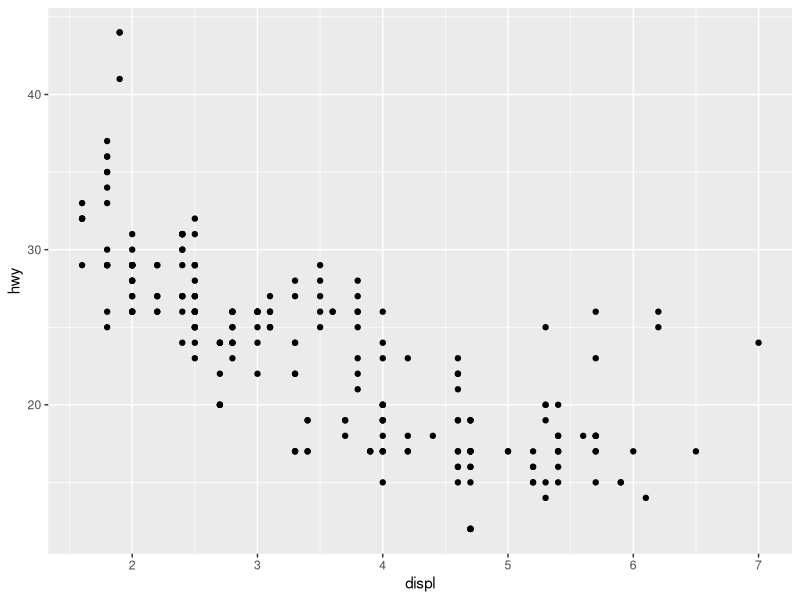
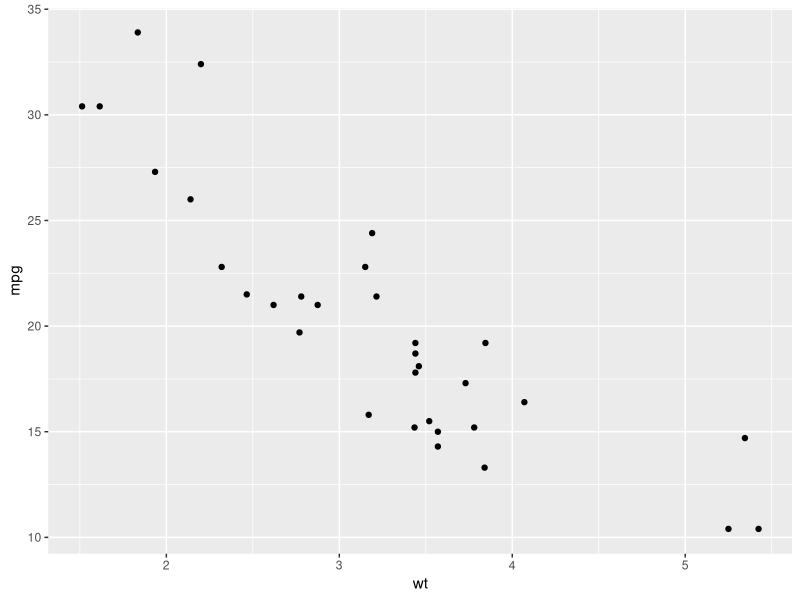
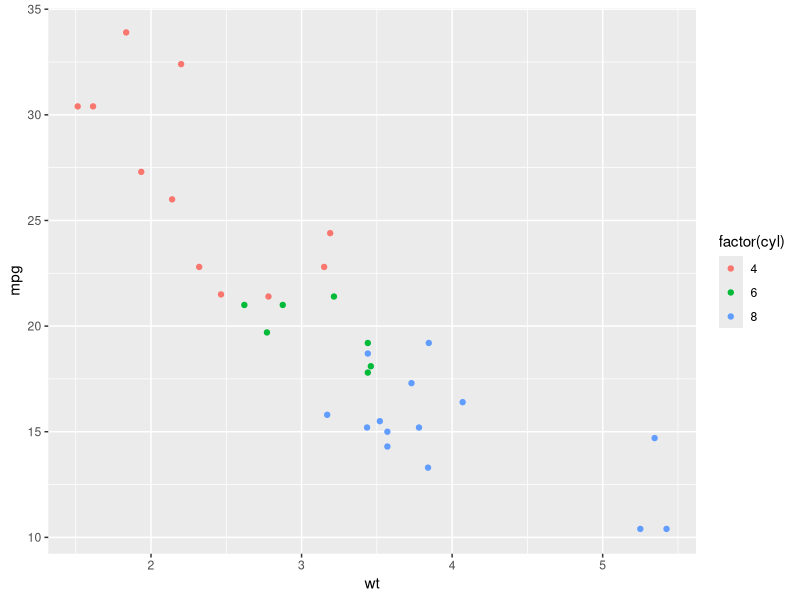
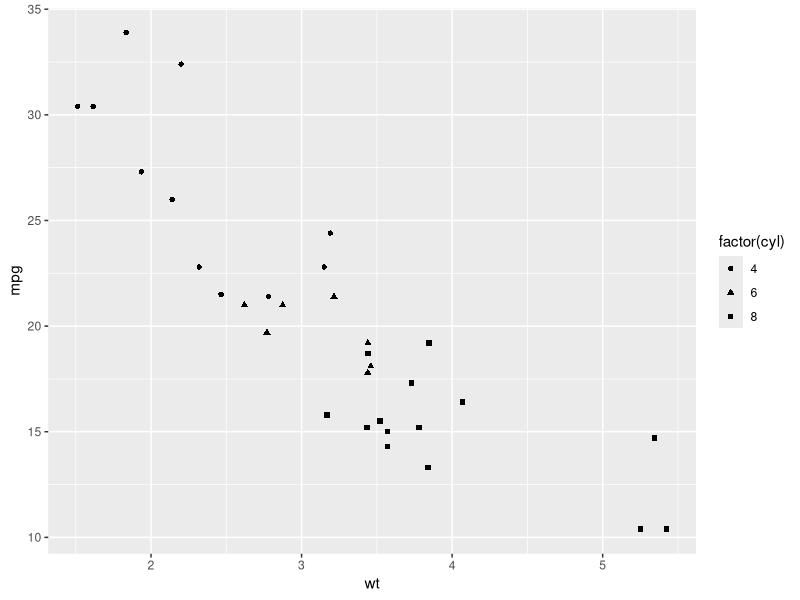
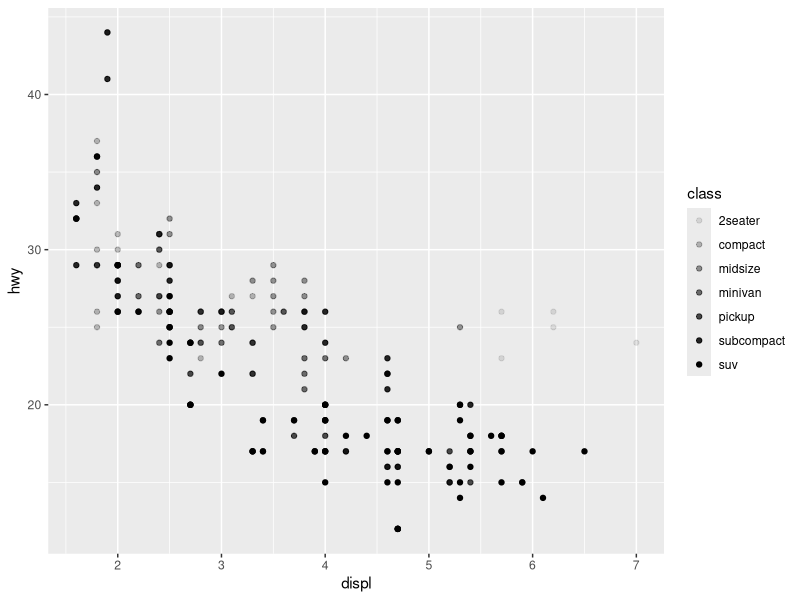
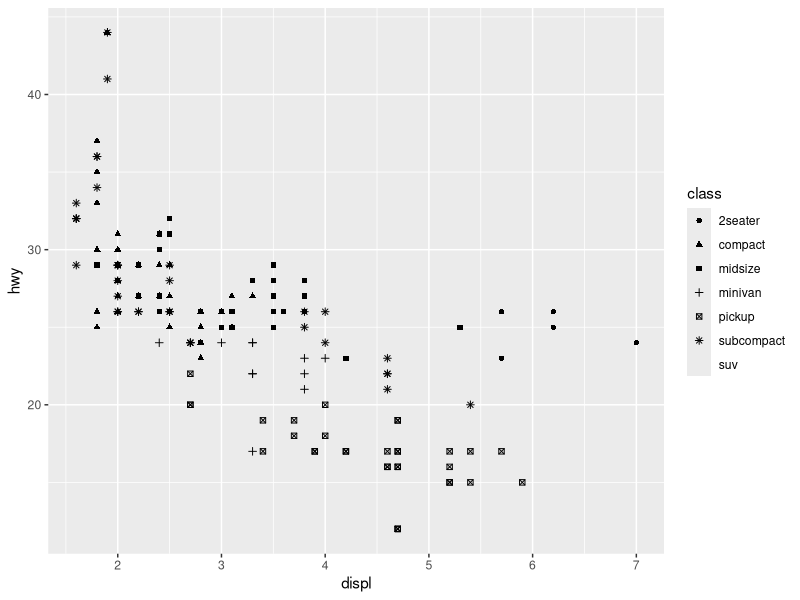
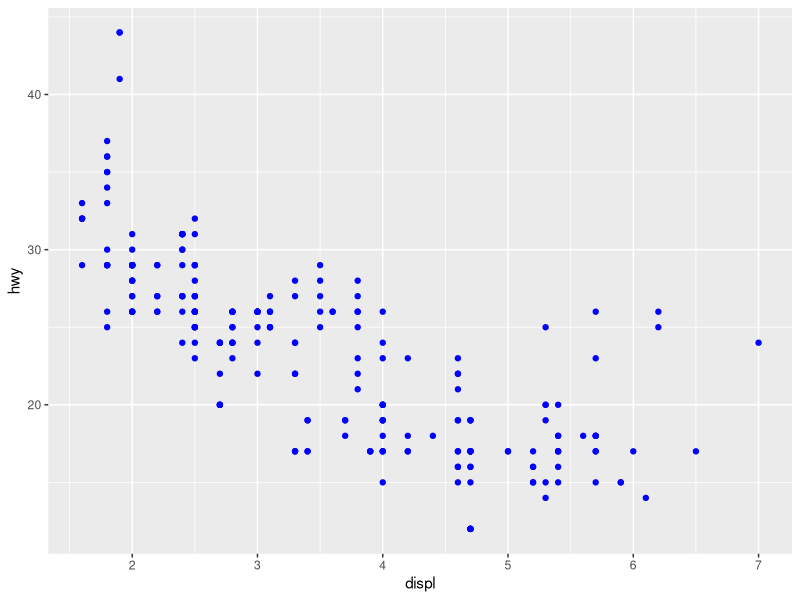
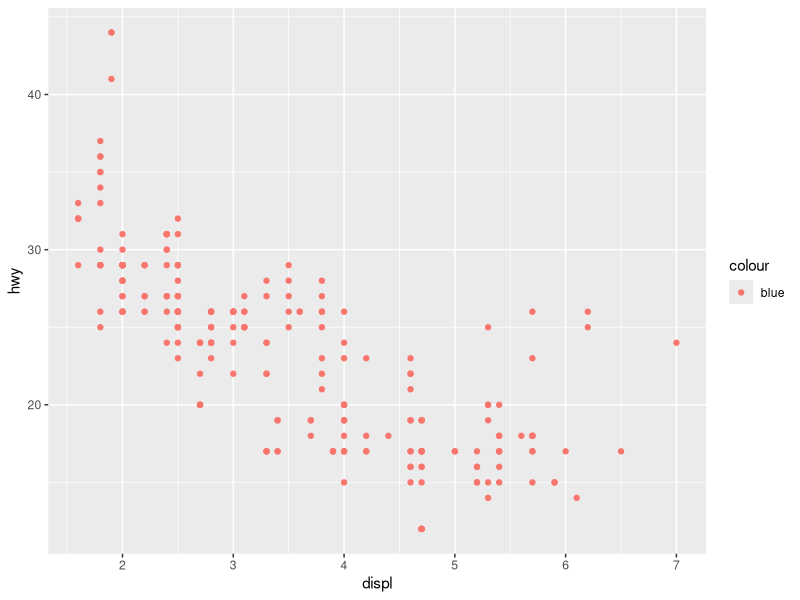

Write R code to recreate these figures, in order. (Note: this script raises an error after producing the figures.)
library(tidyverse)

?geom_point
vignette("ggplot2-specs")
colors()

install.packages(c("nycflights13", "gapminder", "Lahman"))

mpg
head(mpg)
tail(mpg)
glimpse(mpg)
str(mpg)
summary(mpg)

# https://stackoverflow.com/questions/24536154/what-does-mean-in-r
# Shift + Left Mouse
"Hello world!" %>% print()
iris %>% head()
iris %>% summary()
iris %>% head() %>% summary()
# this is equivalent to summary(head(iris))

ggplot(data = mpg) + geom_point(mapping = aes(x = displ, y = hwy))

# ggplot(data = <DATA>) + <GEOM_FUNCTION>(mapping = aes(<MAPPINGS>))
p <- ggplot(mtcars, aes(wt, mpg))
p + geom_point()

# Add aesthetic mappings
p + geom_point(aes(colour = factor(cyl)))
p + geom_point(aes(shape = factor(cyl)))

ggplot(data = mpg) + 
  geom_point(mapping = aes(x = displ, y = hwy, alpha = class))
# Warning message:
# Using alpha for a discrete variable is not advised.

# NOTE: '+' comes at end of line

ggplot(data = mpg) +
  geom_point(mapping = aes(x = displ, y = hwy, shape = class))
# Warning messages:
# 1: The shape palette can deal with a maximum of 6 discrete values because
# more than 6 becomes difficult to discriminate; you have 7. Consider
# specifying shapes manually if you must have them. 
# 2: Removed 62 rows containing missing values (geom_point).

# Correct usage
ggplot(data = mpg) + 
  geom_point(mapping = aes(x = displ, y = hwy), color = "blue")

# Incorrect usage
ggplot(data = mpg) + 
  geom_point(mapping = aes(x = displ, y = hwy, color = "blue"))

ggplot(data = mpg) + 
  geom_point(mapping = aes(x = displ, y = hwy, color = displ < 5))

# Continuous variables use a color scale
ggplot(mpg, aes(x = displ, y = hwy, colour = cty)) +
  geom_point()

# Mapping same variables to multiple aesthetics [POINTLESS]
ggplot(mpg, aes(x = displ, y = hwy, colour = hwy, size = displ)) +
  geom_point()

?facet_wrap
ggplot(data = mpg) + 
  geom_point(mapping = aes(x = displ, y = hwy)) + 
  facet_wrap(~ class, nrow = 2)

ggplot(data = mpg) + 
  geom_point(mapping = aes(x = displ, y = hwy)) + 
  facet_grid(drv ~ cyl)

ggplot(data = mpg) + 
  geom_point(mapping = aes(x = displ, y = hwy)) +
  facet_grid(drv ~ .)

ggplot(data = mpg) + 
  geom_point(mapping = aes(x = displ, y = hwy)) +
  facet_grid(. ~ cyl)

# Faceting a continuous variable
ggplot(mpg, aes(x = displ, y = hwy)) +
  geom_point() +
  facet_grid(. ~ cty)

ggplot(data = mpg)  
  geom_point(mapping = aes(x = displ, y = hwy)) +
  geom_smooth(mapping = aes(x = displ, y = hwy))

ggplot(data = mpg) + 
  geom_smooth(mapping = aes(x = displ, y = hwy, linetype = drv))

# Original - but Repetitive
ggplot(data = mpg) + 
  geom_point(mapping = aes(x = displ, y = hwy, color = drv)) +
  geom_smooth(mapping = aes(x = displ, y = hwy, linetype = drv, color = drv))

# Better
ggplot(data = mpg, mapping = aes(x = displ, y = hwy, color = drv)) + 
  geom_point() +
  geom_smooth(mapping = aes(linetype = drv))

ggplot(data = mpg, mapping = aes(x = displ, y = hwy, color = drv)) + 
  geom_point() + 
  geom_smooth(se = FALSE)

ggplot(data = mpg) +
  geom_smooth(mapping = aes(x = displ, y = hwy, group = drv))

# NOTE: 'color' creates implicit groups.
ggplot(data = mpg) +
  geom_smooth(
    mapping = aes(x = displ, y = hwy, color = drv),
    show.legend = FALSE
  )

ggplot(data = mpg) +
  geom_smooth(
    mapping = aes(x = displ, y = hwy, color = drv),
    show.legend = FALSE
  )

ggplot(data = mpg, mapping = aes(x = displ, y = hwy)) + 
  geom_point(mapping = aes(color = class)) + 
  geom_smooth()

?geom_smooth

ggplot(data = mpg, mapping = aes(x = displ, y = hwy)) + 
  geom_point(mapping = aes(color = class)) + 
  geom_smooth(se = FALSE)
# 'se' controls display of confidence interval of standard error

# geom_smooth added for sub-compact cars alone - filter()
# Local geom_smooth data overrides global data
ggplot(data = mpg, mapping = aes(x = displ, y = hwy)) + 
  geom_point(mapping = aes(color = class)) + 
  geom_smooth(data = filter(mpg, class == "subcompact"), se = FALSE, 
              aes(color = class))

# Method changed to 'lm' from NULL [DEFAULT]
ggplot(mpg, aes(displ, hwy)) +
  geom_point() +
  geom_smooth(method = lm)

?loess
?lm
?glm
?gam

# https://ggplot2.tidyverse.org/reference/geom_smooth.html

?Geom

ggplot(data = mpg, mapping = aes(x = displ, y = hwy)) +
  geom_point(shape = 21, colour = "white", size = 2, stroke = 2, 
             mapping = aes(fill = drv))

ggplot(mpg, aes(x = displ, y = hwy)) +
  geom_point(size = 4, color = "white") +
  geom_point(aes(colour = drv))
# Added two layers of 'geom_point' instead of specifying 'stroke'

ggplot(mtcars, aes(wt, mpg)) +
  geom_point(shape = 21, colour = "black", fill = "white", size = 5, stroke = 5)

# Bar Chart
# Count of X plotted on Y
# stat = "count" for geom_bar

?geom_bar
ggplot(data = diamonds) + 
  geom_bar(mapping = aes(x = cut))

ggplot(data = diamonds) + 
  stat_count(mapping = aes(x = cut))

# NOTE: Every 'geom' has a default 'stat', and every 'stat' has a default 'geom'

# Explicitly changing 'stat' of 'geom_bar' to "identity"
?tribble # Row-wise tibble creation
demo <- tribble(
  ~cut,         ~freq,
  "Fair",       1610,
  "Good",       4906,
  "Very Good",  12082,
  "Premium",    13791,
  "Ideal",      21551)
ggplot(data = demo) +
  geom_bar(mapping = aes(x = cut, y = freq), stat = "identity")

ggplot(mpg, aes(x = class, y = drv)) +
  geom_point()

count(mpg, drv, class)

# Better way of plotting two categorical variables
ggplot(mpg, aes(x = class, y = drv)) +
  geom_count()

?geom_tile
mpg %>%
  count(class, drv) %>%
  ggplot(aes(x = class, y = drv)) +
  geom_tile(mapping = aes(fill = n))
?geom_count
# here 'n' is a computed variable storing number of observations at position.

trees %>%
  select(Height, Volume) %>%
  filter(Height > 80) %>%
  summary()

ggplot(data = diamonds) + 
  geom_bar(mapping = aes(x = cut, y = stat(prop), group = 1))
?group # Aesthetics:grouping
# 'prop' is a computed variable storing percent of points in that panel
                                                          # at that position

# If group = 1 is not included, then all the bars in the plot will have the 
# same height, a height of 1. The function geom_bar() assumes that the groups
# are equal to the x values since the stat computes the counts within the group.
ggplot(data = diamonds) +
  geom_bar(mapping = aes(x = cut, y = after_stat(prop)))
ggplot(data = diamonds) +
  geom_bar(mapping = aes(x = cut, y = after_stat(prop), fill = color))

# '..prop..' became 'after_stat(prop)'
?after_stat

# stat <-- statistical transformation

# Correct
ggplot(data = diamonds) + 
  geom_bar(aes(x = cut, y = ..count.. / sum(..count..), fill = color))

?stat_bin

# Default 'stat' for 'stat_summary' is "summary"
?stat_summary
ggplot(data = diamonds) + 
  stat_summary(
    mapping = aes(x = cut, y = depth),
    fun.min = min,
    fun.max = max,
    fun = median
  )

ggplot(data = diamonds) +
  geom_pointrange(
    mapping = aes(x = cut, y = depth),
    stat = "summary"
  )
#> No summary function supplied, defaulting to `mean_se()`

# Default 'stat' for 'geom_pointrange' is "identity"
ggplot(data = diamonds) +
  geom_pointrange(
    mapping = aes(x = cut, y = depth),
    stat = "summary",
    fun.min = min,
    fun.max = max,
    fun = median
  )

# The arguments 'fun.ymin', 'fun.ymax', and 'fun.y' have been deprecated and 
              # replaced with fun.min, fun.max, and fun in ggplot2 v 3.3.0.

?complete
?list
mpg %>%
  count(class, drv) %>%
  complete(class, drv, fill = list(n = 0)) %>%
  ggplot(aes(x = class, y = drv)) +
  geom_tile(mapping = aes(fill = n))

# line chart: geom_line()
# boxplot: geom_boxplot()
# histogram: geom_histogram()
# area chart: geom_area()

# 'geom_col' uses 'stat_identity'
# https://jrnold.github.io/r4ds-exercise-solutions/data-visualisation.html#exercise-3.7.3

?stat_smooth # Check arguments and computed variables

ggplot(data = diamonds) + 
  geom_bar(mapping = aes(x = cut, colour = cut))
ggplot(data = diamonds) + 
  geom_bar(mapping = aes(x = cut, fill = cut))

ggplot(data = diamonds) + 
  geom_bar(mapping = aes(x = cut, fill = clarity))

# Overlapping bars because 'position = "identity"'
ggplot(data = diamonds, mapping = aes(x = cut, fill = clarity)) + 
  geom_bar(alpha = 1/5, position = "identity")
ggplot(data = diamonds, mapping = aes(x = cut, colour = clarity)) + 
  geom_bar(fill = NA, position = "identity")

ggplot(data = diamonds) + 
  geom_bar(mapping = aes(x = cut, fill = clarity), position = "dodge")

# "jitter" avoids over-plotting
ggplot(data = mpg) + 
  geom_point(mapping = aes(x = displ, y = hwy), position = "jitter")
# OR
ggplot(data = mpg) +
  geom_jitter(mapping = aes(x = displ, y = hwy))
# VS
ggplot(data = mpg) + 
  geom_point(mapping = aes(x = displ, y = hwy))

ggplot(data = mpg, mapping = aes(x = cty, y = hwy)) +
  geom_point(position = "jitter")
# OR
ggplot(data = mpg, mapping = aes(x = cty, y = hwy)) +
  geom_point(position = position_jitter())

# 'geom_jitter' parameters are 'width' and 'height'

ggplot(data = mpg, mapping = aes(x = cty, y = hwy)) +
  geom_jitter(width = 0)
ggplot(data = mpg, mapping = aes(x = cty, y = hwy)) +
  geom_jitter(width = 20)

ggplot(data = mpg, mapping = aes(x = cty, y = hwy)) +
  geom_jitter(height = 0)
ggplot(data = mpg, mapping = aes(x = cty, y = hwy)) +
  geom_jitter(height = 15)

ggplot(data = mpg, mapping = aes(x = cty, y = hwy)) +
  geom_jitter(height = 0, width = 0)

# default values of height and width are defined to be 80% of the resolution()
# of the data, which is the smallest non-zero distance between adjacent values
                                                            # of a variable

# 'geom_count()' sizes the points relative to the number of observations and
# does not change coordinates of points
ggplot(data = mpg, mapping = aes(x = cty, y = hwy)) +
  geom_count()

# Compare
ggplot(data = mpg, mapping = aes(x = cty, y = hwy, color = class)) +
  geom_jitter() # neat
ggplot(data = mpg, mapping = aes(x = cty, y = hwy, color = class)) +
  geom_count()

# default position for 'geom_boxplot' is "dodge2"
ggplot(data = mpg, aes(x = drv, y = hwy, colour = class)) +
  geom_boxplot()

# Overlap
ggplot(data = mpg, aes(x = drv, y = hwy, colour = class)) +
  geom_boxplot(position = "identity")

# Co-ordinate Systems
ggplot(data = mpg, mapping = aes(x = class, y = hwy)) + 
  geom_boxplot()
ggplot(data = mpg, mapping = aes(x = class, y = hwy)) + 
  geom_boxplot() +
  coord_flip()

# 'coord_quickmap' sets the aspect ratio correctly for maps
nz <- map_data("nz")
ggplot(nz, aes(long, lat, group = group)) +
  geom_polygon(fill = "white", colour = "black")
ggplot(nz, aes(long, lat, group = group)) +
  geom_polygon(fill = "white", colour = "black") +
  coord_quickmap()
# 'coord_map' uses Mercator projection
# 'coord_quickmap' is approximate and faster than 'coord_map'

?coord_map

#  Polar coordinates reveal an interesting connection between a bar chart and
                                                          # a Coxcomb chart
bar <- ggplot(data = diamonds) + 
  geom_bar(
    mapping = aes(x = cut, fill = cut), 
    show.legend = FALSE,
    width = 1
  ) + 
  theme(aspect.ratio = 1) +
  labs(x = NULL, y = NULL)

bar + coord_flip()
bar + coord_polar()

?labs

# Stacked bar chart converted to pie chart
ggplot(mpg, aes(x = factor(1), fill = drv)) +
  geom_bar()
ggplot(mpg, aes(x = factor(1), fill = drv)) +
  geom_bar(width = 1) +
  coord_polar(theta = "y")

# without mapping 'y' to 'theta' = BULLS EYE CHART
ggplot(mpg, aes(x = factor(1), fill = drv)) +
  geom_bar(width = 1) +
  coord_polar()

# Detailed labels

ggplot(data = mpg, mapping = aes(x = class, y = hwy)) +
  geom_boxplot() +
  coord_flip() +
  labs(y = "Highway MPG",
       x = "Class",
       title = "Highway MPG by car class",
       subtitle = "1999-2008",
       caption = "Source: http://fueleconomy.gov")

ggplot(data = mpg, mapping = aes(x = class, y = hwy)) +
  geom_boxplot() +
  coord_flip() +
  labs(y = "Highway MPG",
       x = "Year",
       title = "Highway MPG by car class")

?plot # Default scatter-plot function <-- xlab, ylab, main, sub

# 'coord_fixed' gives a 45-degree line
p <- ggplot(data = mpg, mapping = aes(x = cty, y = hwy)) +
  geom_point() +
  geom_abline()
p + coord_fixed()

# ggthemes::bank_slopes() will calculate the optimal aspect ratio to bank
                                                        # slopes to 45-degrees

# https://r4ds.had.co.nz/data-visualisation.html#the-layered-grammar-of-graphics

# ggplot(data = <DATA>) + 
#   <GEOM_FUNCTION>(
#     mapping = aes(<MAPPINGS>),
#     stat = <STAT>, 
#     position = <POSITION>
#   ) +
#   <COORDINATE_FUNCTION> +
#   <FACET_FUNCTION>

